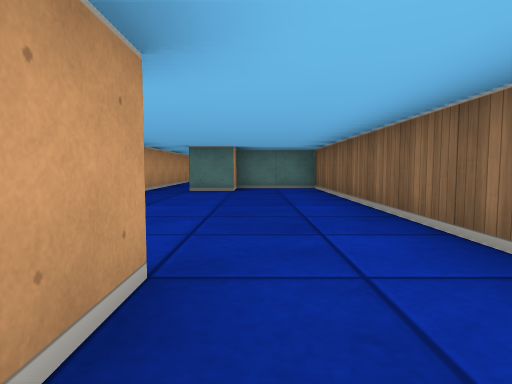
view 1 (above)

21 first-person views from a walk through a cub3D ray-caster map. The camera is about half as high as the walls, tilts 4° down and sees 75° across. The floor is counted in squares. Each view is taken from the middle of a square. On the plan, view 1 faces up. The plan holds only what a view shows up to about 9 squares ahead; the rest is blank. The place goes on beyond the plan.

view 2
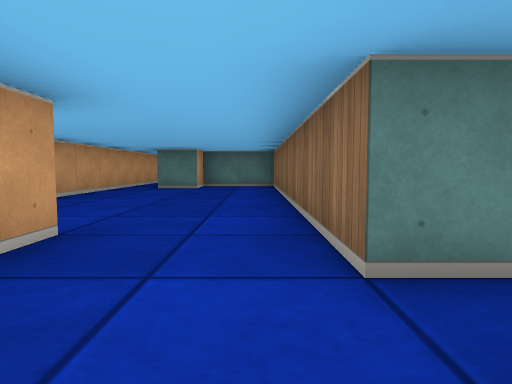

view 3
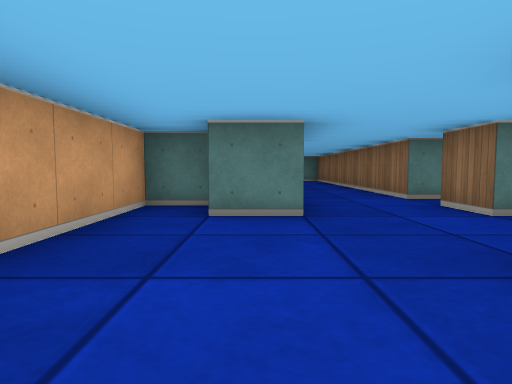

view 4
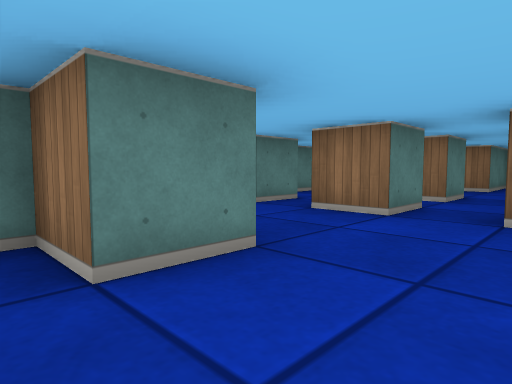

view 5
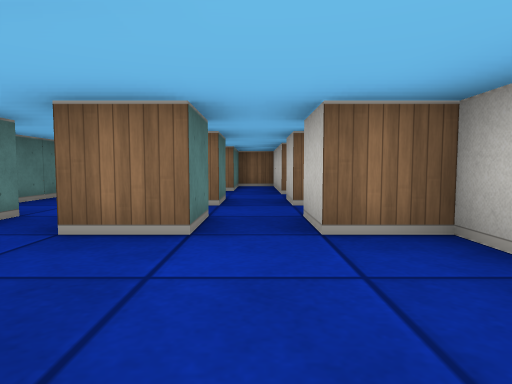

view 6
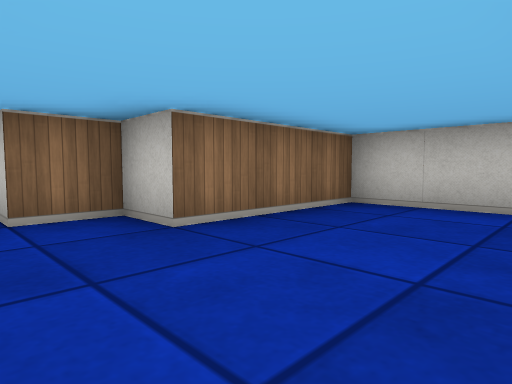

view 7
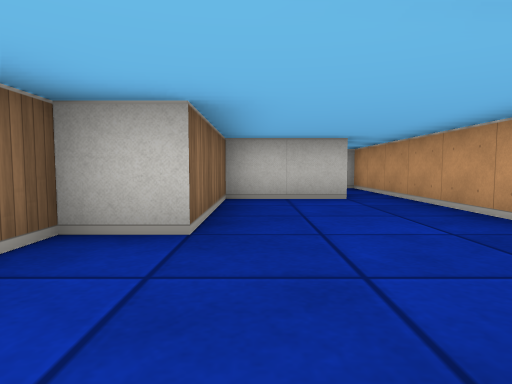

view 8
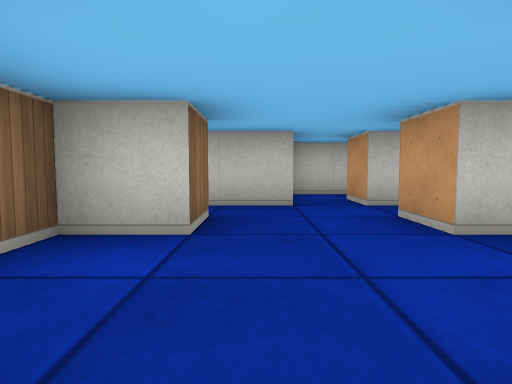

view 9
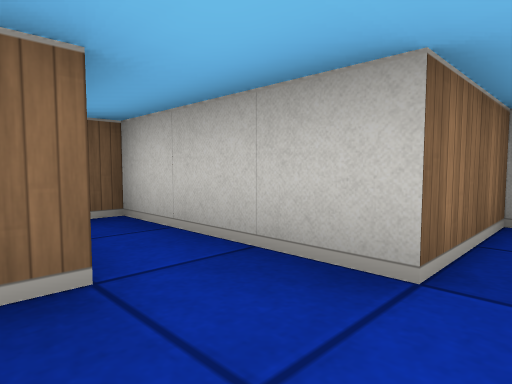

view 10
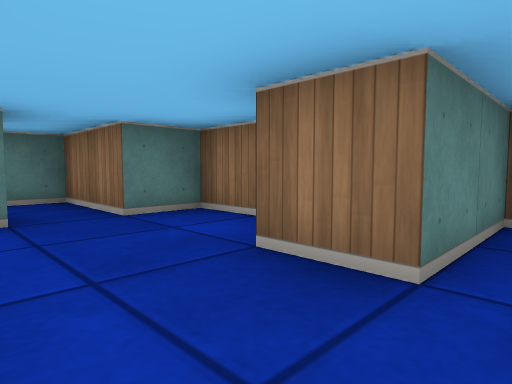

view 11
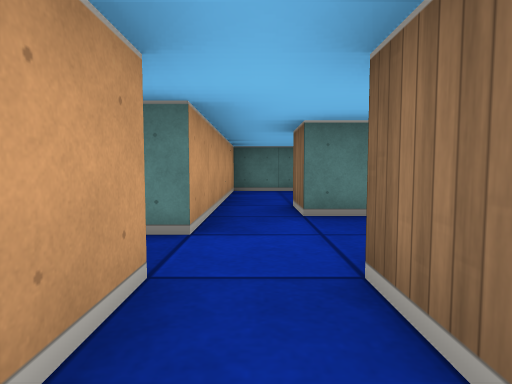

view 12
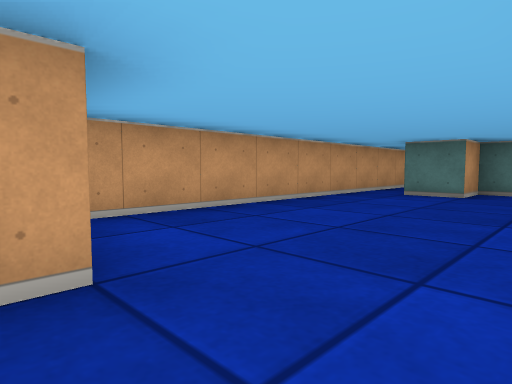

view 13
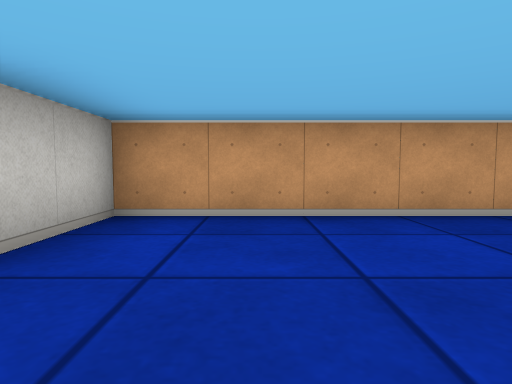

view 14
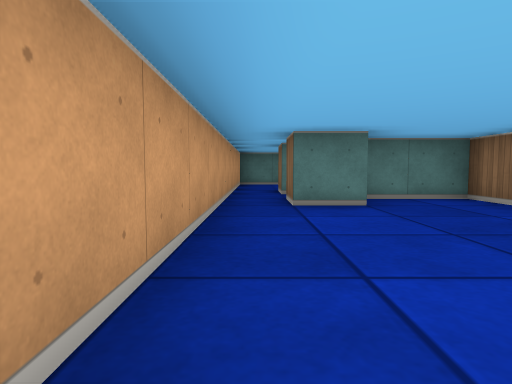

view 15
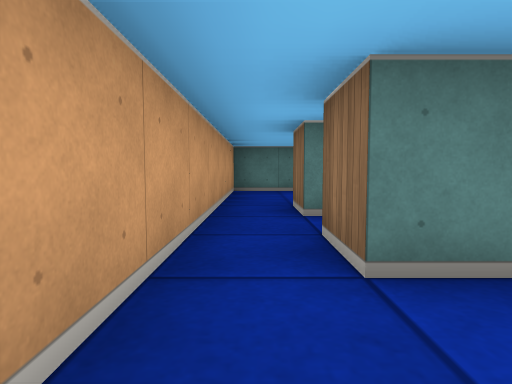

view 16
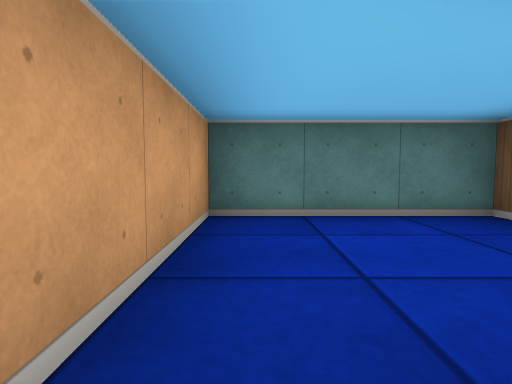

view 17
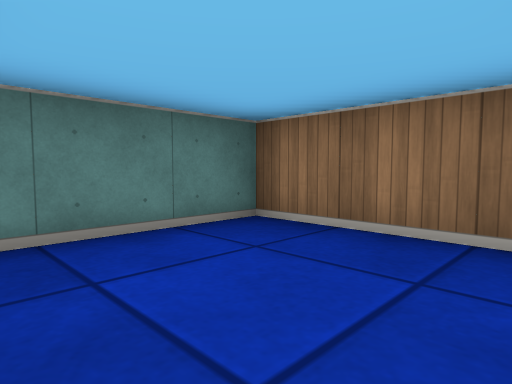

view 18
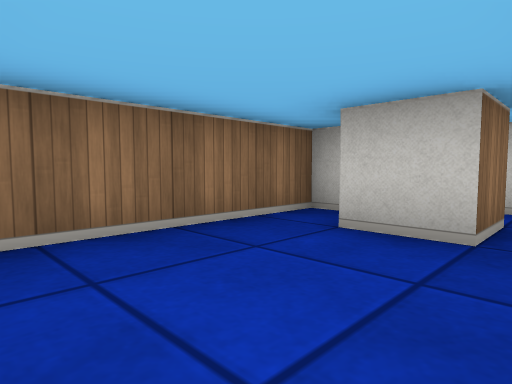

view 19
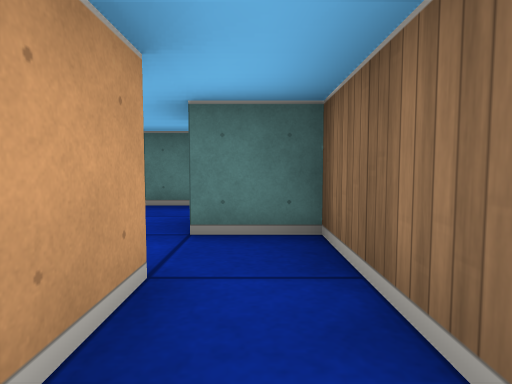

view 20
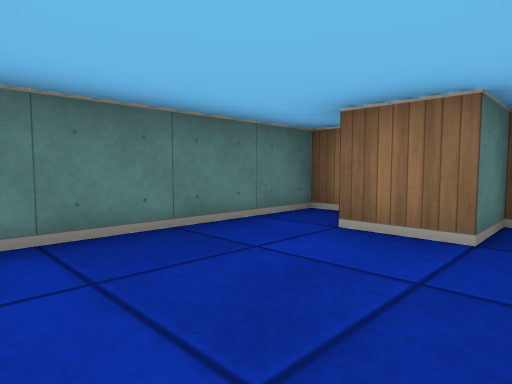

view 21
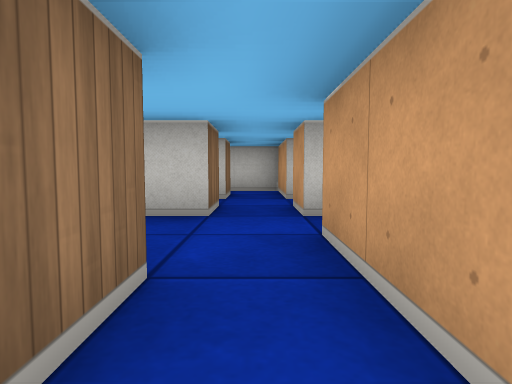

### Floor plan
Ten units are one square. View 1 is at (0, 0); x grows to the right and y downward. Boxes are objects, and circles mark ways between rooms. Rooms are numbered by the first view taken in them; rooms with no view inside come last. Other rooms are left out.
<svg viewBox="-30 -140 120 220">
<path fill="none" stroke="#000" d="M25 5 25 15 15 15 15 5M35 15 35 5 45 5 45 15 35 15M35 35 35 25 45 25 45 35M-4 15 -15 15 -15 5 -25 5 -25 65M24 45 55 45 55 25 85 25 85 15 65 15 65 5 75 5 75 -15 65 -15M25 -15 25 -5 15 -5M55 -15 35 -15M-16 65 5 65 5 35 15 35 15 25 25 25 25 42M55 -25 55 -15M35 -15 35 -25M65 -50 65 -55 25 -55 25 -15M65 -15 65 -35 55 -35 55 -45M-5 -16 -5 -6M-25 -85 -25 -15 -9 -15M15 -5 15 -85 -5 -85 -5 -75 -15 -75 -15 -85M-15 -95 -15 -105 -5 -105M0 -95 5 -95 5 -135 -25 -135 -25 -85"/>
<circle cx="30" cy="-20" r="3" fill="#2a7"/>
<circle cx="60" cy="-20" r="3" fill="#2a7"/>
<circle cx="5" cy="-10" r="3" fill="#2a7"/>
<circle cx="-20" cy="-90" r="3" fill="#2a7"/>
<text x="20" y="20">1</text>
<text x="40" y="-40">2</text>
<text x="0" y="-50">3</text>
<text x="-10" y="-110">4</text>
</svg>
Room 1 opens to room 2. Room 1 opens to room 3. Room 3 opens to room 4.

Where each view was taken, in squares from view 1:
view 1: 0 up, 0 right, facing up
view 2: 1 down, 1 right, facing up
view 3: 5 down, 1 left, facing up
view 4: 3 down, 2 left, facing up-right
view 5: 2 down, 1 left, facing right
view 6: 2 down, 2 left, facing down-right
view 7: 1 down, 0 right, facing down
view 8: 2 up, 6 right, facing down
view 9: 1 down, 5 right, facing down-right
view 10: 2 down, 5 right, facing up-right
view 11: 2 down, 3 right, facing up
view 12: 1 up, 1 right, facing up-left
view 13: 3 up, 1 right, facing left
view 14: 3 up, 2 left, facing up
view 15: 6 up, 2 left, facing up
view 16: 10 up, 2 left, facing up
view 17: 11 up, 2 left, facing up-right
view 18: 13 up, 2 left, facing down-right
view 19: 1 up, 6 right, facing up
view 20: 3 up, 3 right, facing up-right
view 21: 3 up, 3 right, facing down
